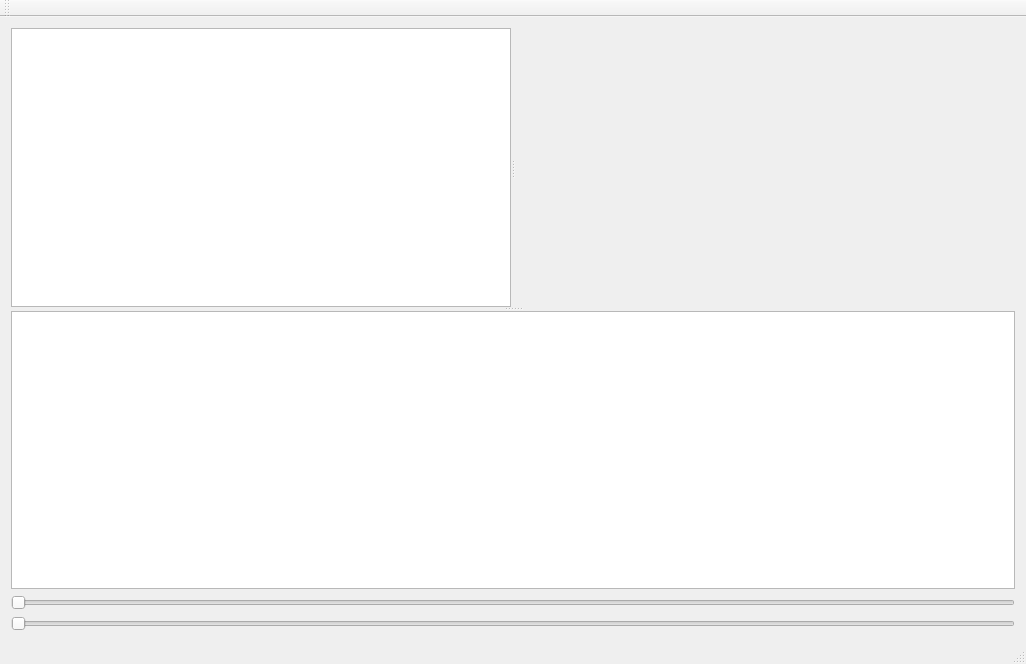
<?xml version="1.0" encoding="UTF-8"?>
<ui version="4.0">
 <class>MainWindow</class>
 <widget class="QMainWindow" name="MainWindow">
  <property name="geometry">
   <rect>
    <x>0</x>
    <y>0</y>
    <width>1023</width>
    <height>664</height>
   </rect>
  </property>
  <property name="windowTitle">
   <string>MainWindow</string>
  </property>
  <widget class="QWidget" name="centralWidget">
   <layout class="QVBoxLayout" name="verticalLayout">
    <item>
     <widget class="QSplitter" name="splitter_2">
      <property name="orientation">
       <enum>Qt::Vertical</enum>
      </property>
      <widget class="QSplitter" name="splitter">
       <property name="orientation">
        <enum>Qt::Horizontal</enum>
       </property>
       <widget class="QGraphicsView" name="graphicsView">
        <property name="minimumSize">
         <size>
          <width>500</width>
          <height>0</height>
         </size>
        </property>
        <property name="renderHints">
         <set>QPainter::Antialiasing|QPainter::HighQualityAntialiasing|QPainter::TextAntialiasing</set>
        </property>
       </widget>
       <widget class="QCustomPlot" name="plot" native="true">
        <property name="minimumSize">
         <size>
          <width>500</width>
          <height>0</height>
         </size>
        </property>
       </widget>
      </widget>
      <widget class="QPlainTextEdit" name="plainTextEdit">
       <property name="maximumSize">
        <size>
         <width>16777215</width>
         <height>16777215</height>
        </size>
       </property>
       <property name="baseSize">
        <size>
         <width>0</width>
         <height>0</height>
        </size>
       </property>
      </widget>
     </widget>
    </item>
    <item>
     <widget class="QSlider" name="horizontalSlider">
      <property name="maximum">
       <number>150</number>
      </property>
      <property name="orientation">
       <enum>Qt::Horizontal</enum>
      </property>
     </widget>
    </item>
    <item>
     <widget class="QSlider" name="horizontalSlider_2">
      <property name="maximum">
       <number>150</number>
      </property>
      <property name="orientation">
       <enum>Qt::Horizontal</enum>
      </property>
     </widget>
    </item>
   </layout>
  </widget>
  <widget class="QMenuBar" name="menuBar">
   <property name="geometry">
    <rect>
     <x>0</x>
     <y>0</y>
     <width>1023</width>
     <height>21</height>
    </rect>
   </property>
  </widget>
  <widget class="QToolBar" name="mainToolBar">
   <attribute name="toolBarArea">
    <enum>TopToolBarArea</enum>
   </attribute>
   <attribute name="toolBarBreak">
    <bool>false</bool>
   </attribute>
  </widget>
  <widget class="QStatusBar" name="statusBar"/>
 </widget>
 <layoutdefault spacing="6" margin="11"/>
 <customwidgets>
  <customwidget>
   <class>QCustomPlot</class>
   <extends>QWidget</extends>
   <header>qcustomplot.h</header>
   <container>1</container>
  </customwidget>
 </customwidgets>
 <resources/>
 <connections/>
</ui>
